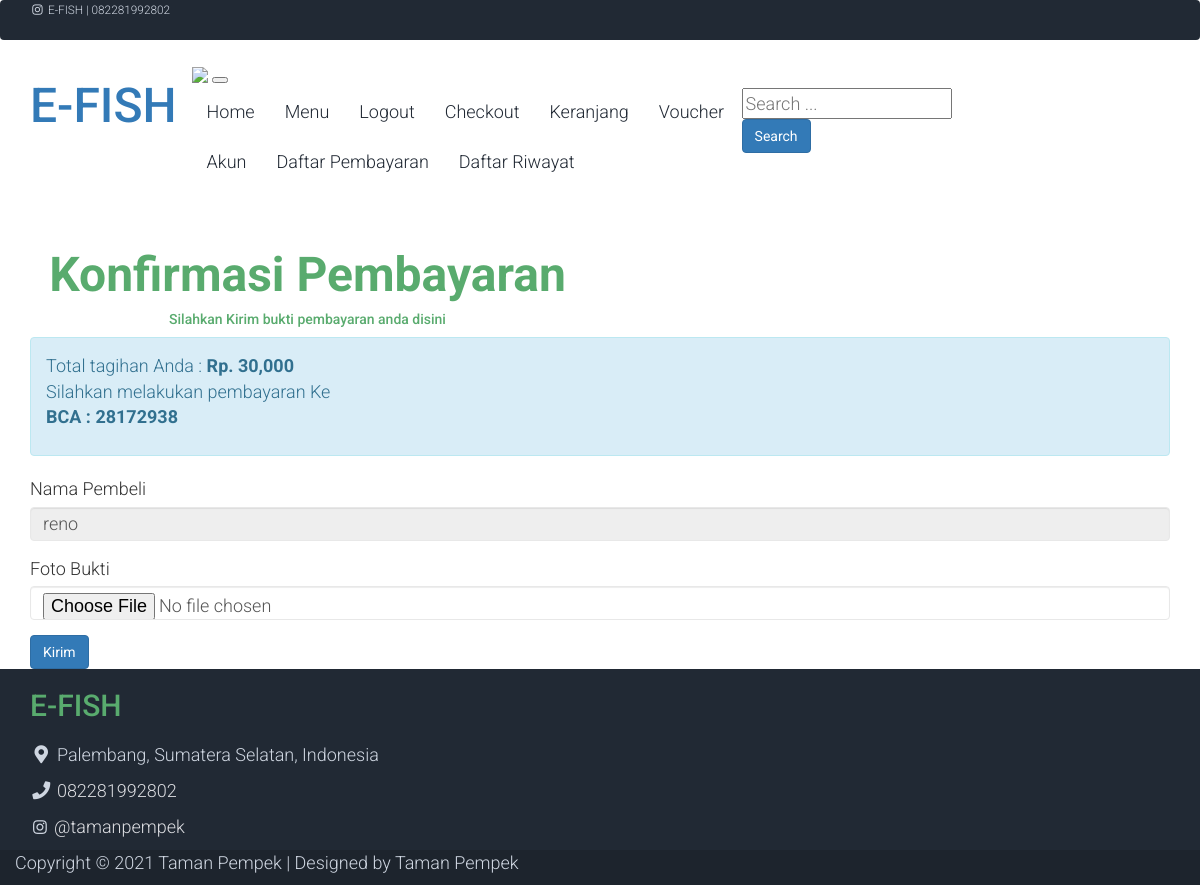
Page /pembayaran.php?id=FBL0012 (signed in) on the committed database.
### tables this page shows
CREATE TABLE `faktur_rinci` (
  `ID_Faktur_Rinci` varchar(50) NOT NULL,
  `ID_Faktur_Beli` varchar(50) NOT NULL,
  `ID_Status_Pengiriman` varchar(50) NOT NULL,
  `Tanggal` varchar(50) NOT NULL,
  `Kode_Daftar_Pengiriman` varchar(50) NOT NULL,
  `ID_Status_Transfer_Penjual` varchar(50) NOT NULL,
  `ID_Penjual` varchar(50) NOT NULL,
  `Transfer_Uang_Penjual` varchar(50) NOT NULL,
  `QTY_Barang_Per_Toko` int(50) NOT NULL,
  `Total_Rinci` int(50) NOT NULL,
  `Penilaian` varchar(50) NOT NULL,
  `Bintang` int(50) NOT NULL
);

CREATE TABLE `faktur_beli` (
  `ID_Faktur_Beli` varchar(50) NOT NULL,
  `Kode_Diskon` varchar(50) NOT NULL,
  `ID_Pembeli` varchar(50) NOT NULL,
  `ID_Status_Pembayaran` varchar(50) NOT NULL,
  `Total_Barang` int(50) NOT NULL,
  `Total_Bayar` int(50) NOT NULL,
  `QTY` int(50) NOT NULL,
  `Tanggal_Faktur_Beli` date NOT NULL,
  `No_Rekening_Pembeli` varchar(50) NOT NULL,
  `No_Pembayaran` varchar(50) NOT NULL,
  `ID_Jasa_Pembayaran` varchar(50) NOT NULL,
  `Bukti_Pembayaran` varchar(50) NOT NULL
);

CREATE TABLE `jasa_pembayaran` (
  `ID_Jasa_Pembayaran` varchar(50) NOT NULL,
  `Kode_Jenis_Pembayaran` varchar(50) NOT NULL,
  `Nama_Jasa_Pembayaran` varchar(50) NOT NULL
);

### pembayaran.php (the view, shortened to what this page needs)
<?php
	include 'koneksi.php';
?>
<?php
$ambil=$koneksi->query("SELECT * FROM faktur_beli JOIN pembeli on faktur_beli.ID_Pembeli=pembeli.ID_Pembeli
 JOIN status_pembayaran ON faktur_beli.ID_Status_Pembayaran=status_pembayaran.ID_Status_Pembayaran join faktur_rinci on faktur_rinci.ID_Faktur_Beli=faktur_beli.ID_Faktur_Beli  WHERE faktur_beli.ID_Faktur_Beli='$_GET[id]' ");
$detail=$ambil->fetch_assoc();
?>
<!DOCTYPE html>
<html lang="en">
<head>
    <link rel="stylesheet" href="assets/css/bootstrap.min.css">
    <link rel="stylesheet" href="assets/css/templatemo.css">
    <link rel="stylesheet" href="assets/css/custom.css">
    <link rel="stylesheet" href="assets/css/fontawesome.min.css">
</head>
<body>
<?php include 'header.php'; ?>
	<section class="container py-1">
        <div class="row text-center pt-5">
            <div class="col-lg-6 m-auto">
                <h1 class="h1 text-success"><strong>Konfirmasi Pembayaran</h1></strong>
				<h5 class="h5 text-success">Silahkan Kirim bukti pembayaran anda disini</h5>
            </div>
		</div>
		<div class="alert alert-info">Total tagihan Anda :<strong> Rp. <?php echo number_format($detail["Total_Rinci"]) ?></strong>
		<?php
		$ambilll=$koneksi->query("SELECT * FROM faktur_beli JOIN jasa_pembayaran on faktur_beli.ID_Jasa_Pembayaran=jasa_pembayaran.ID_Jasa_Pembayaran WHERE faktur_beli.ID_Faktur_Beli='$_GET[id]' ");
		$detailll=$ambilll->fetch_assoc();
		?>
			<?php if (empty($detail["info"])): ?>
			<div class="row">
				<div class="col-md-7">
						<p>Silahkan melakukan pembayaran Ke </br>
						<strong><?php echo $detailll['Nama_Jasa_Pembayaran']; ?> : <?php echo $detailll['No_Pembayaran']; ?> </strong></p>
				</div>
			</div>
	<?php endif ?>
		</div>
		<form method="post" enctype="multipart/form-data">
			<div class="form-group">
				<label>Nama Pembeli</label>
				<input type="text" name="nama" class="form-control" readonly value ="<?php echo $_SESSION["login"]["Nama_Pembeli"] ?>">
			</div>
			<div class="form-group">
				<label>Foto Bukti</label>
				<input type="file" name="Bukti_Pembayaran" class="form-control" required>
			</div>
			<button class="btn btn-primary" name="kirim">Kirim</button>
		</form>
	</section>
    <?php include'footer.php'; ?>
</body>

### assets/css/templatemo.css (style rules this page uses)
body, ul, li, p, a, label, input, div { font-family: 'Roboto', sans-serif; font-size: 18px !important; font-weight: 300 !important; }
.h1 { font-family: 'Roboto', sans-serif; font-size: 48px !important; font-weight: 200 !important; }
.text-success { color: #59ab6e !important; }
.form-control { border: 1px solid #e8e8e8; }

### rows in the picture
faktur_rinci: Total_Rinci "30,000"
faktur_beli: ID_Jasa_Pembayaran.Nama_Jasa_Pembayaran "BCA", No_Pembayaran "28172938"
